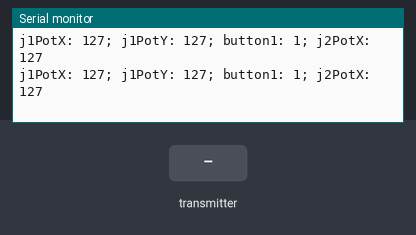
Simulated run of this sketch. Board: Arduino Uno, built with avr-gcc and run on an emulated ATmega328P. Parts: the last lines printed to the serial monitor. The test bench sets the inputs (shaded band). No radio packets arrive unless stated.

Above: at 1.2 s.
1.3 s: the transmitter starts sending j1PotX = 64
At 1.41 s:
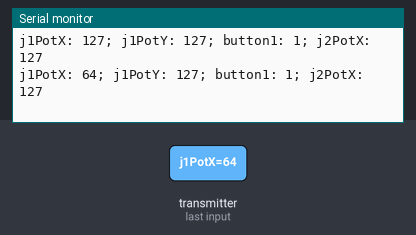
4.3 s: the transmitter starts sending j1PotY = 0
At 4.43 s:
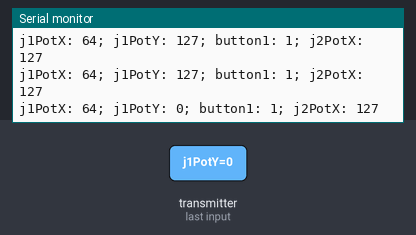
7.3 s: the transmitter starts sending j2PotX = 0
At 7.42 s:
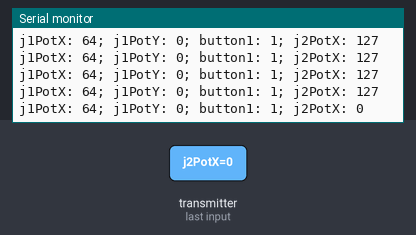
10.3 s: the transmitter starts sending j1PotX = 0
At 10.39 s:
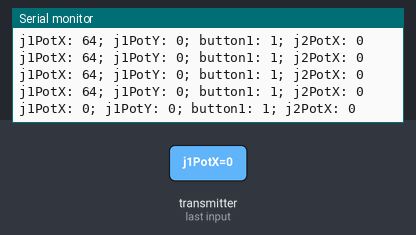
13.3 s: the transmitter starts sending j1PotY = 64
At 13.43 s:
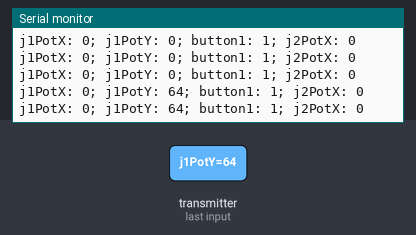
16.3 s: the transmitter starts sending j2PotX = 64
At 16.4 s:
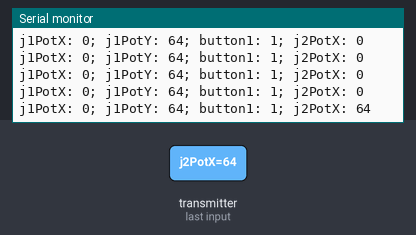
Timing chart, 0 to 19.3 s (numbered marks = the images above; inputs shaded):
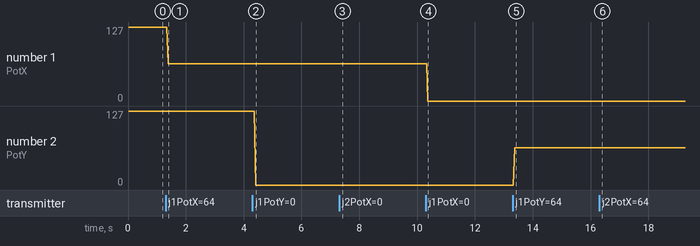

Measured:
- after the input at 1.3 s, the serial monitor: prints a new line after 0.10 s (image 1)
- after the input at 4.3 s, the serial monitor: prints a new line after 0.11 s (image 2)
- after the input at 7.3 s, the serial monitor: prints a new line after 0.11 s (image 3)
- after the input at 10.3 s, the serial monitor: prints a new line after 0.07 s (image 4)
- after the input at 13.3 s, the serial monitor: prints a new line after 0.07 s (image 5)
- after the input at 16.3 s, the serial monitor: prints a new line after 0.08 s (image 6)
- plotted number 1: 127 → 64 after the input at 1.3 s
- plotted number 2: 127 → 0 after the input at 4.3 s

The sketch:

Reciever_JoyStick.ino
```cpp
/*
    DIY Arduino based RC Transmitter Project
              == Receiver Code ==
  by Dejan Nedelkovski, www.HowToMechatronics.com
  Library: TMRh20/RF24, https://github.com/tmrh20/RF24/
*/
#include <SPI.h>
#include <nRF24L01.h>
#include <RF24.h>
RF24 radio(9, 10);   // nRF24L01 (CE, CSN)
const byte address[6] = "00001";
unsigned long lastReceiveTime = 0;
unsigned long currentTime = 0;
// Max size of this struct is 32 bytes - NRF24L01 buffer limit
struct Data_Package {
  byte j1PotX;
  byte j1PotY;
  byte j1Button;
  byte j2PotX;
  byte j2PotY;
  byte j2Button;
  byte pot1;
  byte pot2;
  byte tSwitch1;
  byte tSwitch2;
  byte button1;
  byte button2;
  byte button3;
  byte button4;
};
Data_Package data; //Create a variable with the above structure
void setup() {
  Serial.begin(9600);
  radio.begin();
  radio.openReadingPipe(0, address);
  radio.setAutoAck(false);
  radio.setDataRate(RF24_250KBPS);
  radio.setPALevel(RF24_PA_LOW);
  radio.startListening(); //  Set the module as receiver
  resetData();
}
void loop() {
  // Check whether there is data to be received
  if (radio.available()) {
    radio.read(&data, sizeof(Data_Package)); // Read the whole data and store it into the 'data' structure
    lastReceiveTime = millis(); // At this moment we have received the data
  }
  // Check whether we keep receving data, or we have a connection between the two modules
  currentTime = millis();
  if ( currentTime - lastReceiveTime > 1000 ) { // If current time is more then 1 second since we have recived the last data, that means we have lost connection
    resetData(); // If connection is lost, reset the data. It prevents unwanted behavior, for example if a drone has a throttle up and we lose connection, it can keep flying unless we reset the values
  }
  // Print the data in the Serial Monitor
  Serial.print("j1PotX: ");
  Serial.print(data.j1PotX);
  Serial.print("; j1PotY: ");
  Serial.print(data.j1PotY);
  Serial.print("; button1: ");
  Serial.print(data.button1);
  Serial.print("; j2PotX: ");
  Serial.println(data.j2PotX);
}
void resetData() {
  // Reset the values when there is no radio connection - Set initial default values
  data.j1PotX = 127;
  data.j1PotY = 127;
  data.j2PotX = 127;
  data.j2PotY = 127;
//  data.j1Button = 1;
//  data.j2Button = 1;
  data.pot1 = 1;
  data.pot2 = 1;
  data.tSwitch1 = 1;
  data.tSwitch2 = 1;
  data.button1 = 1;
  data.button2 = 1;
  data.button3 = 1;
  data.button4 = 1;
}
```
